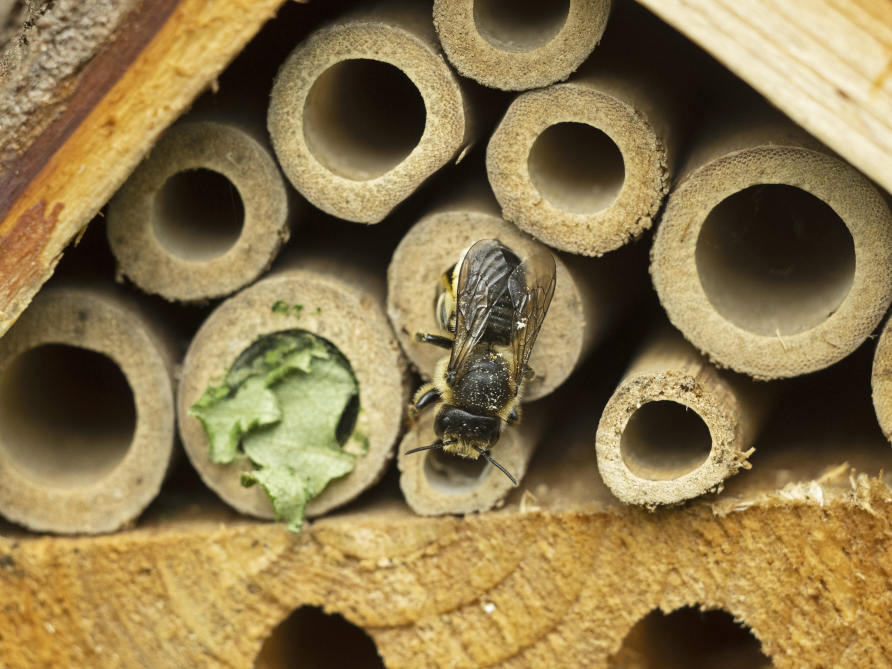
#> input picture data/bees/020014.jpg, 3568 x 2676 px (shown at 1/4 size)
$ python -i model_test.py   (imports and definitions only)
#> lines starting #> are read from the running program, lines starting #| are printed output that depends on the picture
import os
import pickle

import cv2
from skimage.feature import hog

model_path = "model.pkl"
encoder_path = "encoder.pkl"

# [4 lines not run here, left out]


def preprocess_image(image_path):
#> called with image_path = 'data/bees/020014.jpg'
    image = cv2.imread(image_path)
#> image is the input picture: shape (2676, 3568, 3); mean B, G, R 76.9, 119.2, 138.9
    if image is None:
        print(f"Image {image_path} not found")
    image = cv2.cvtColor(image, cv2.COLOR_BGR2RGB)
    image = cv2.resize(image, (64, 64))
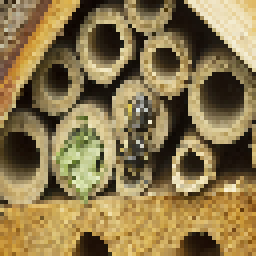
#> image: shape (64, 64, 3) (shown 4 times larger); mean R, G, B 138.5, 118.8, 76.4
    gray_image = cv2.cvtColor(image, cv2.COLOR_RGB2GRAY)
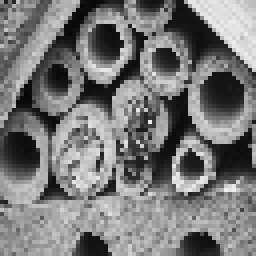
#> gray_image: shape (64, 64) (shown 4 times larger); min 4, max 240, mean 119.9
    hog_features, hog_image = hog(
        gray_image,
        pixels_per_cell=(16, 16),
        cells_per_block=(2, 2),
        visualize=True,
        channel_axis=None,
    )
#> hog_features = 324 values, max 0.252 at index 72, min 0.00785 at index 82, mean 0.157
    return hog_features


def predict_image(image_path, model, label_encoder):
    features = preprocess_image(image_path)
    features = features.reshape(1, -1)
    prediction = model.predict(features)
    predicted_class = label_encoder.inverse_transform(prediction)[0]
    return predicted_class


# [14 lines not run here, left out]


>>> result = preprocess_image('data/bees/020014.jpg')
#> result has the same summary as hog_features in preprocess_image

$ run again, on data/bees/451813818.jpg
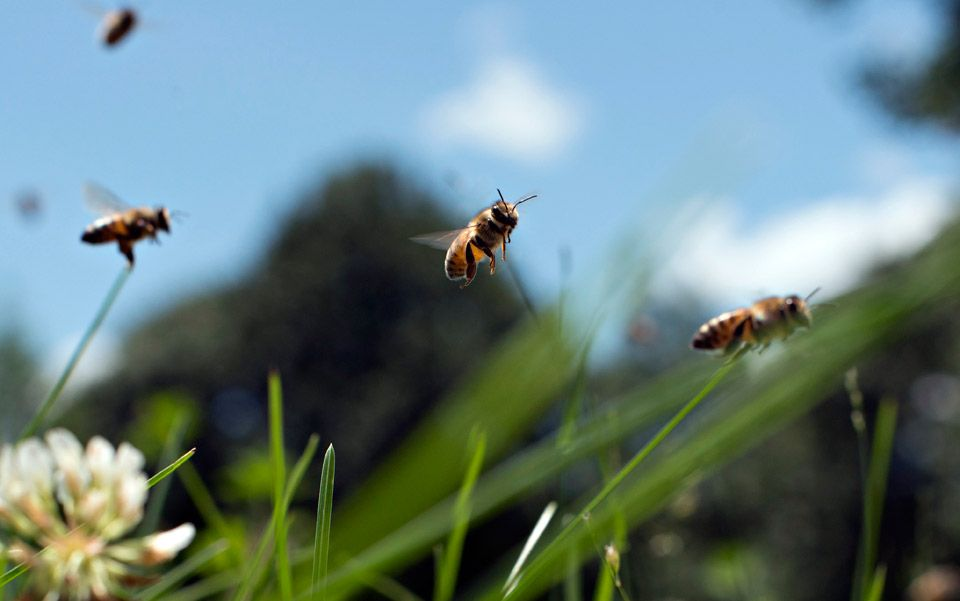
#> input picture data/bees/451813818.jpg, 960 x 601 px
#> in preprocess_image, image is the input picture: shape (601, 960, 3); mean B, G, R 126.4, 127.7, 103.9
#> in preprocess_image, `image = cv2.resize(image, (64, 64))`:
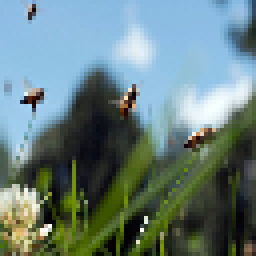
#> image: shape (64, 64, 3) (shown 4 times larger); mean R, G, B 103.9, 127.8, 126.5
#> in preprocess_image, `gray_image = cv2.cvtColor(image, cv2.COLOR_RGB2GRAY)`:
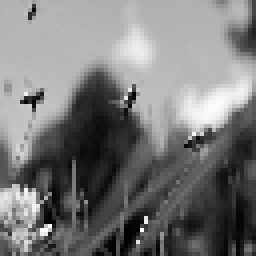
#> gray_image: shape (64, 64) (shown 4 times larger); min 1, max 254, mean 120.5
#> hog_features = 324 values, max 0.308 at index 20, min 0.00682 at index 3, mean 0.143
#> result has the same summary as hog_features in preprocess_image

$ run again, on data/bees/200127163154-bumble-bee-flower-stock.jpg
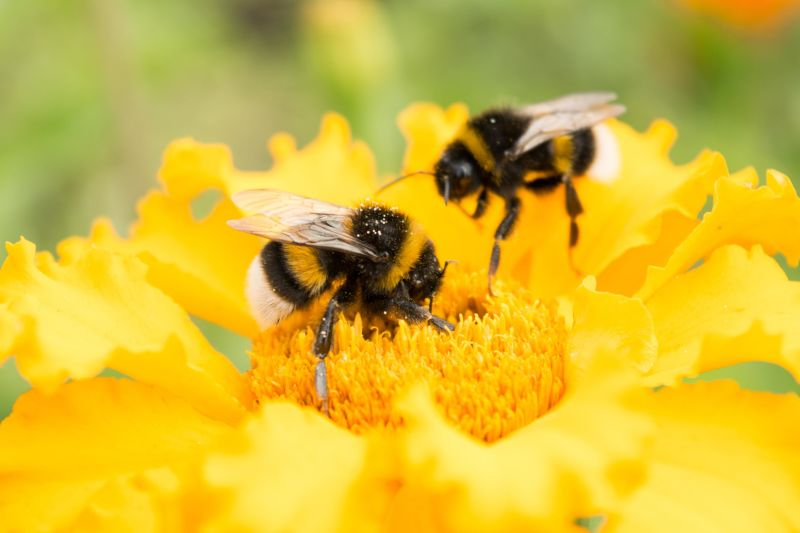
#> input picture data/bees/200127163154-bumble-bee-flower-stock.jpg, 800 x 533 px
#> in preprocess_image, image is the input picture: shape (533, 800, 3); mean B, G, R 51.4, 185.8, 214.4
#> in preprocess_image, `image = cv2.resize(image, (64, 64))`:
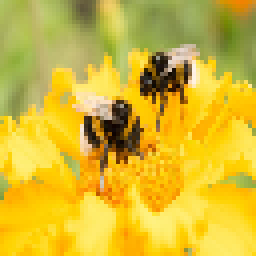
#> image: shape (64, 64, 3) (shown 4 times larger); mean R, G, B 214.3, 185.7, 51.4
#> in preprocess_image, `gray_image = cv2.cvtColor(image, cv2.COLOR_RGB2GRAY)`:
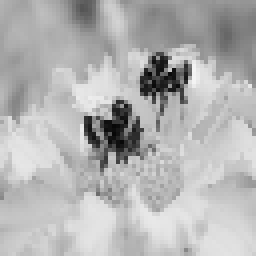
#> gray_image: shape (64, 64) (shown 4 times larger); min 7, max 244, mean 179
#> hog_features = 324 values, max 0.282 at index 225, min 0.0125 at index 318, mean 0.149
#> result has the same summary as hog_features in preprocess_image
